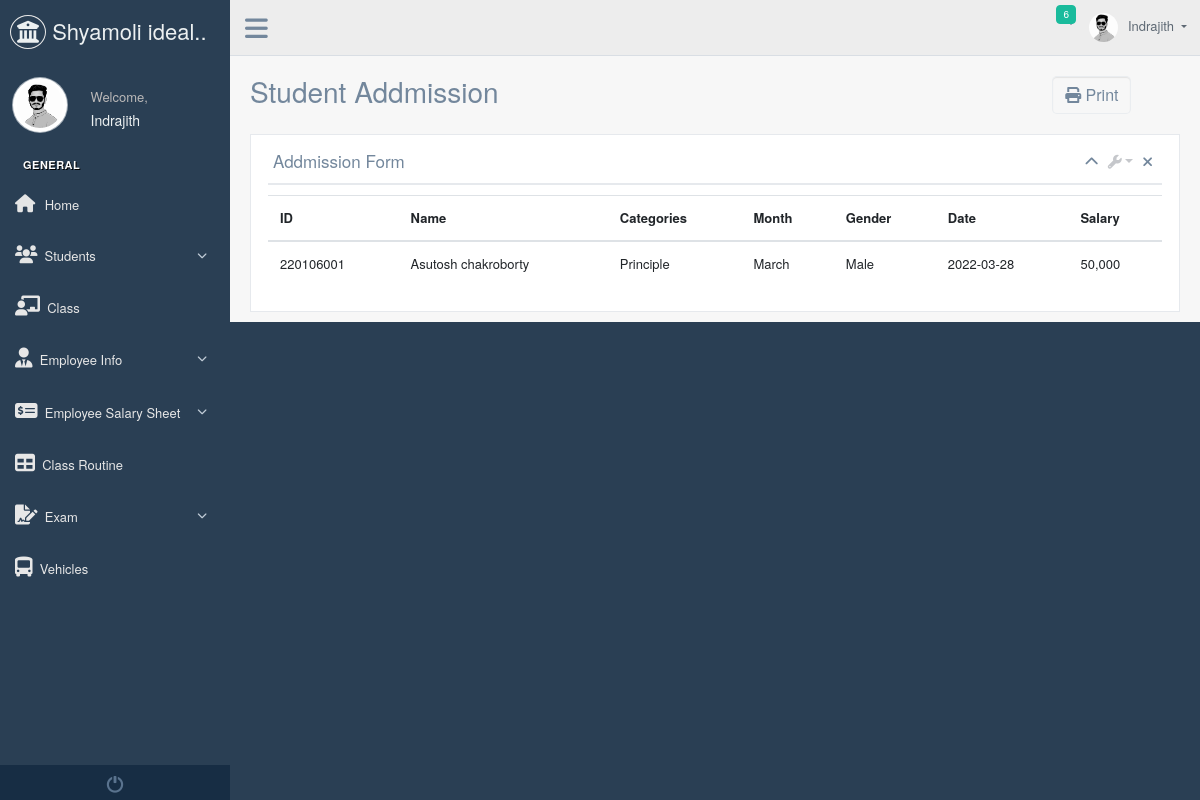
The app's page /production/march.php with its own data.
### tables this page shows
CREATE TABLE `salarylist` (
  `slno` int(11) NOT NULL,
  `idno` int(11) NOT NULL,
  `name` text NOT NULL,
  `categories` varchar(20) NOT NULL,
  `month` varchar(20) NOT NULL,
  `gender` varchar(20) NOT NULL,
  `date` date NOT NULL,
  `salary` text NOT NULL
);

### production/march.php (the view, shortened to what this page needs)
<?php
include("connection.php");
$query = "SELECT * FROM salarylist WHERE month ='March'";
$data = mysqli_query($conn, $query);
$total = mysqli_num_rows($data);
?>
<!DOCTYPE html>
<html lang="en">
<?php include('head.php') ?>
  <body class="nav-md">
    <div class="container body">
      <div class="main_container">
        <div class="col-md-3 left_col">
          <div class="left_col scroll-view">
            <div class="navbar nav_title" style="border: 0;">
              <a href="index.php" class="site_title"><i class="fas fa-university"></i> <span>Shyamoli ideal.. polytechnic institute</span></a>
            </div>
            <?php include('sidebar.php') ?>
          </div>
        </div>
        <?php include('topnav.php') ?>
			<div class="right_col print-container" role="main">
				<div class="">
					<div class="page-title">
						<div class="title_left">
							<h3>Student Addmission</h3>
						</div>
						<div class="title_right">
							<div class="col-md-3 col-sm-5  form-group pull-right top_search">
								<div class="input-group">
									<span class="input-group-btn">
                    <button onclick="window.print();" class="btn btn-default" style="border-radius: 5px 5px 5px 5px;border: 1px solid rgba(221,226,232,0.49);box-shadow: inset 0 1px 1px rgb(0 0 0 / 8%);color: #73879c;background-color: #f7f7f7;"><i class="fas fa-print"></i> Print</button>
									</span>
								</div>
							</div>
						</div>
					</div>
					<div class="clearfix"></div>
					<div class="row">
						<div class="col-md-12 col-sm-12 ">
							<div class="x_panel">
								<div class="x_title">
									<h2>Addmission Form </h2>
									<ul class="nav navbar-right panel_toolbox">
										<li><a class="collapse-link"><i class="fa fa-chevron-up"></i></a>
										</li>
										<li class="dropdown">
											<a href="#" class="dropdown-toggle" data-toggle="dropdown" role="button" aria-haspopup="true" aria-expanded="false"><i class="fa fa-wrench"></i></a>
										</li>
										<li><a class="close-link"><i class="fa fa-close"></i></a>
										</li>
									</ul>
									<div class="clearfix"></div>
								</div>
                <table class="table">
                  <thead>
                    <tr>
                      <th scope="col">ID</th>
                      <th scope="col">Name</th>
                      <th scope="col">Categories</th>
                      <th scope="col">Month</th>
                      <th scope="col">Gender</th>
                      <th scope="col">Date</th>
                      <th scope="col">Salary</th>
                    </tr>
                  </thead>
                 <?php
                  if ($total !=0){
                  ?>
                    <tbody>
                    <?php
                    while($result = mysqli_fetch_assoc($data))
                    {
                        echo "<tr>
                                <td>".$result['idno']."</td>
                                <td>".$result['name']."</td>
                                <td>".$result['categories']."</td>
                                <td>".$result['month']."</td>
                                <td>".$result['gender']."</td>
                                <td>".$result['date']."</td>
                                <td>".$result['salary']."</td>
                              </tr>";
                    }
                    }
                    else
                    {
                      echo "NO records found";
                    }echo $result['rollno']."".$result['name'];
                    ?>
                  </tbody>
                </table>
							</div>
						</div>
					</div>
        <?php include('footer.php') ?>
  </body>
</html>

### records on screen
salarylist: idno "220106001", name "Asutosh chakroborty", categories "Principle", month "March", gender "Male", date "2022-03-28", salary "50,000"
